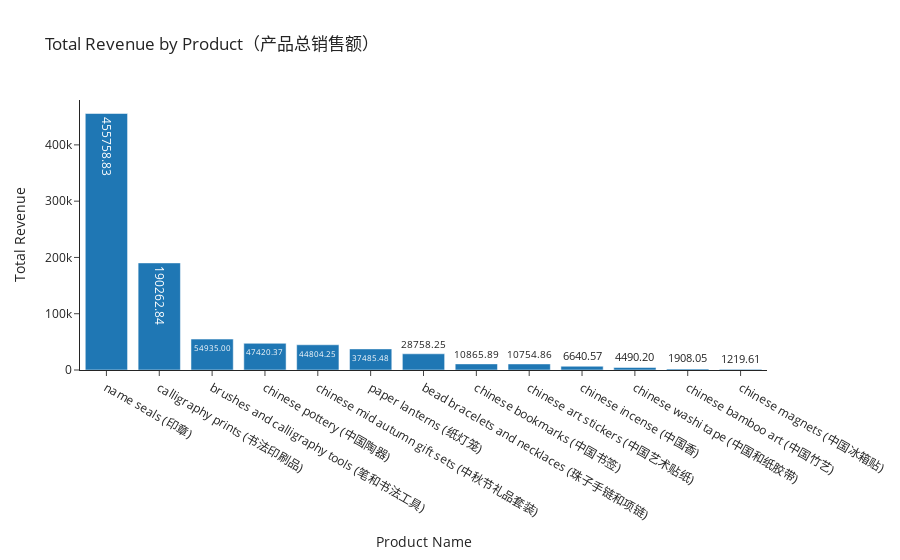

Notebook source saved alongside this figure:
### Code cell
data_list = [
    all_product_data.groupby("product_name_chinese_name")["proceeds"]
    .sum()
    .reset_index()
]

fig = plot_bar_chart_plotly(
    data_list[0],
    x="product_name_chinese_name",
    y="proceeds",
    title="Total Revenue by Product（产品总销售额）",
    x_label="Product Name",
    y_label="Total Revenue",
)

fig.show()

### Figure 1 — Plotly figure (JSON) as saved in the notebook; plotly's stock layout.template omitted (floating-point values rounded to 4 significant figures)
{"data": [{"name": "Proceeds", "text": [455800.0, 190300.0, 54935, 47420.0, 44800.0, 37490.0, 28760.0, 10870.0, 10750.0, 6641.0, 4490.0, 1908.0, 1220.0], "textposition": "auto", "texttemplate": "%{text:.2f}", "type": "bar", "x": ["name seals (印章)", "calligraphy prints (书法印刷品)", "brushes and calligraphy tools (笔和书法工具)", "chinese pottery (中国陶器)", "chinese mid autumn gift sets (中秋节礼品套装)", "paper lanterns (纸灯笼)", "bead bracelets and necklaces (珠子手链和项链)", "chinese bookmarks (中国书签)", "chinese art stickers (中国艺术贴纸)", "chinese incense (中国香)", "chinese washi tape (中国和纸胶带)", "chinese bamboo art (中国竹艺)", "chinese magnets (中国冰箱贴)"], "y": [455800.0, 190300.0, 54935, 47420.0, 44800.0, 37490.0, 28760.0, 10870.0, 10750.0, 6641.0, 4490.0, 1908.0, 1220.0]}], "layout": {"title": {"text": "Total Revenue by Product（产品总销售额）"}, "xaxis": {"title": {"text": "Product Name"}}, "yaxis": {"title": {"text": "Total Revenue"}}}}
